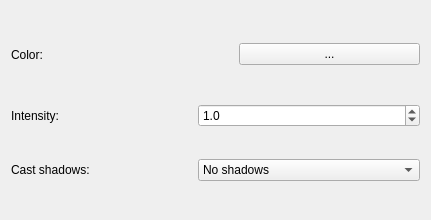
<?xml version="1.0" encoding="UTF-8"?>
<ui version="4.0">
 <class>DirectionLightSourceComponentView</class>
 <widget class="QWidget" name="DirectionLightSourceComponentView">
  <property name="geometry">
   <rect>
    <x>0</x>
    <y>0</y>
    <width>431</width>
    <height>220</height>
   </rect>
  </property>
  <property name="windowTitle">
   <string>DirectionLightSourceComponentView</string>
  </property>
  <layout class="QGridLayout" name="gridLayout">
   <item row="1" column="1" colspan="2">
    <widget class="QDoubleSpinBox" name="intensitySpinBox">
     <property name="decimals">
      <number>1</number>
     </property>
     <property name="maximum">
      <double>100.000000000000000</double>
     </property>
     <property name="value">
      <double>1.000000000000000</double>
     </property>
    </widget>
   </item>
   <item row="0" column="1">
    <widget class="QLabel" name="colorFrame">
     <property name="minimumSize">
      <size>
       <width>35</width>
       <height>35</height>
      </size>
     </property>
     <property name="maximumSize">
      <size>
       <width>35</width>
       <height>35</height>
      </size>
     </property>
     <property name="text">
      <string/>
     </property>
    </widget>
   </item>
   <item row="0" column="0">
    <widget class="QLabel" name="label">
     <property name="text">
      <string>Color:</string>
     </property>
    </widget>
   </item>
   <item row="0" column="2">
    <widget class="QPushButton" name="colorButton">
     <property name="text">
      <string>...</string>
     </property>
    </widget>
   </item>
   <item row="1" column="0">
    <widget class="QLabel" name="label_2">
     <property name="text">
      <string>Intensity:</string>
     </property>
    </widget>
   </item>
   <item row="2" column="0">
    <widget class="QLabel" name="label_3">
     <property name="text">
      <string>Cast shadows:</string>
     </property>
    </widget>
   </item>
   <item row="2" column="1" colspan="2">
    <widget class="QComboBox" name="shadowComboBox">
     <item>
      <property name="text">
       <string>No shadows</string>
      </property>
     </item>
     <item>
      <property name="text">
       <string>Hard shadows</string>
      </property>
     </item>
    </widget>
   </item>
  </layout>
 </widget>
 <resources/>
 <connections/>
</ui>
